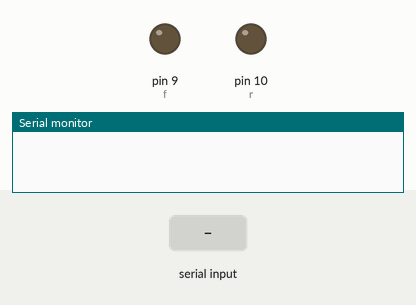
Recording of a sketch running on a simulated Arduino Uno, built with avr-gcc and run on an emulated ATmega328P. Parts: output pins drawn as LEDs (lit = HIGH), the last lines printed to the serial monitor. The inputs (shaded band) are chosen by the test bench.

Above: at 1.2 s.
1.3 s: "f" received over Serial
At 3.0 s:
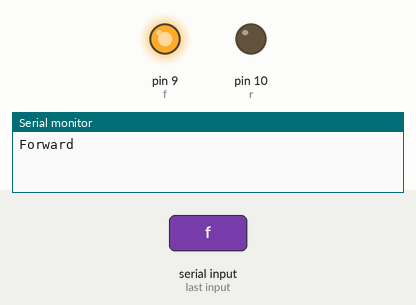
3.8 s: "r" received over Serial
At 6.0 s:
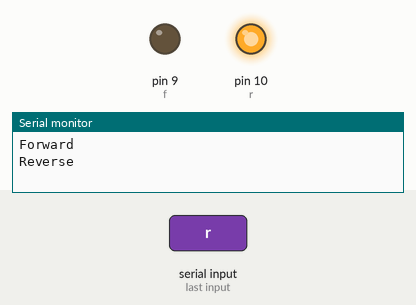
6.3 s: "s" received over Serial
At 8.0 s:
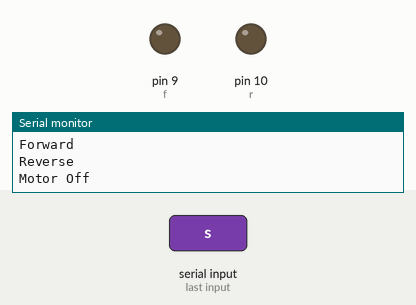
Timing chart, 0 to 9.5 s (numbered marks = the images above; inputs shaded):
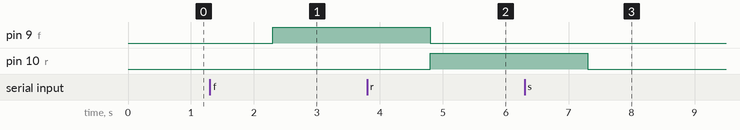

The sketch:

Moter.ino
```cpp
// Define motor control pins
int f = 9;  // Forward pin
int r = 10; // Reverse pin

void setup() {
  // Initialize motor control pins
  pinMode(r, OUTPUT);  // Reverse pin as output
  pinMode(f, OUTPUT);  // Forward pin as output

  // Initialize serial communication
  Serial.begin(9600);
}

void loop() {
  // Call motor control function
  motor();
}

void motor() {
  // Read serial input as string
  String Sig = Serial.readString();

  // Check received command and act accordingly
  if (Sig == "f") {
    forward();
  } else if (Sig == "r") {
    reverse();
  } else if (Sig == "s") {
    motorStop();
  }
}

void forward() {
  // Output forward movement status
  Serial.println("Forward");

  // Set motor to move forward
  digitalWrite(f, HIGH);
  digitalWrite(r, LOW);
}

void reverse() {
  // Output reverse movement status
  Serial.println("Reverse");

  // Set motor to move in reverse
  digitalWrite(f, LOW);
  digitalWrite(r, HIGH);
}

void motorStop() {
  // Output motor stop status
  Serial.println("Motor Off");

  // Stop motor movement
  digitalWrite(f, LOW);
  digitalWrite(r, LOW);
}
```

Measured:
- after the input at 1.3 s, pin 9 (f): LOW → HIGH after 1.0 s
- after the input at 3.8 s, pin 9 (f): HIGH → LOW after 1.0 s; pin 10 (r): LOW → HIGH after 1.0 s
- after the input at 6.3 s, pin 10 (r): HIGH → LOW after 1.0 s
